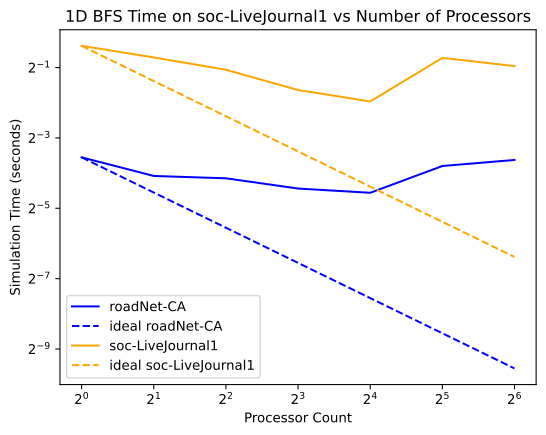

Recreate this plot in Python.
import matplotlib.pyplot as plt
import numpy as np



plt.figure()
plt.xlabel('Processor Count')
plt.ylabel('Simulation Time (seconds)')
plt.title('1D BFS Time on soc-LiveJournal1 vs Number of Processors')

x = [1, 2, 4, 8, 16, 32, 64]

serial_roadNet = 0.109851
serial_liveJournal = 0.526331

roadNet = [0.0852474, 0.0591012, 0.0564173, 0.046106, 0.0424121, 0.071909, 0.0810325]
liveJournal = [0.766427, 0.610269, 0.478562, 0.321123, 0.256492, 0.605042, 0.514343]

ideal_x = [1, 64]
ideal_roadNet = [0.0852474, 0.0852474/64]
ideal_liveJournal = [0.766427, 0.766427/64]

plt.xscale("log", base=2)
plt.yscale("log", base=2)
plt.plot(x, roadNet, linestyle='-', color = "blue", label = "roadNet-CA")
plt.plot(ideal_x, ideal_roadNet, color = "blue", linestyle="--", label = "ideal roadNet-CA")
plt.plot(x, liveJournal, color = "orange", label = "soc-LiveJournal1")
plt.plot(ideal_x, ideal_liveJournal, color = "orange", linestyle="--", label = "ideal soc-LiveJournal1")
plt.legend()

out_fname = "plot.svg"
plt.savefig(out_fname, bbox_inches='tight')
